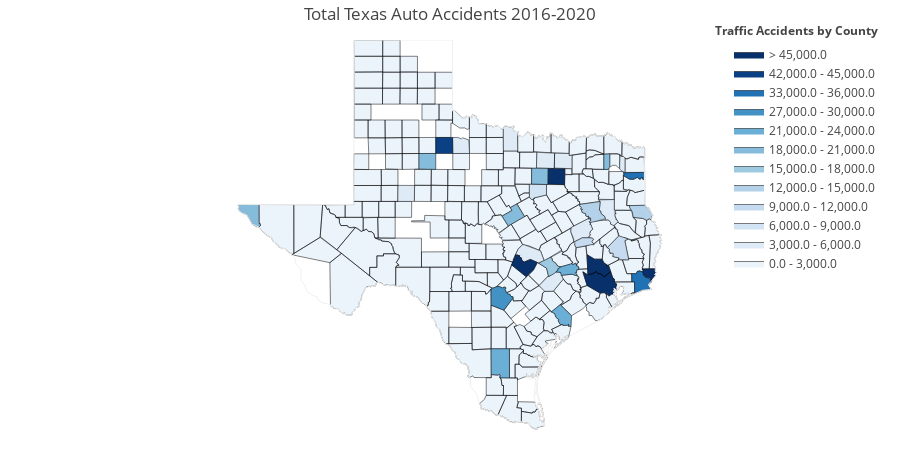

Source (notebook cell):
### Code cell
values = fipsvaluecounts_df['Counts'].tolist()
fips = fipsvaluecounts_df['Fips'].tolist()

colorscale = ["#f7fbff", "#ebf3fb", "#deebf7", "#d2e3f3", "#c6dbef", "#b3d2e9", "#9ecae1",
    "#85bcdb", "#6baed6", "#57a0ce", "#4292c6", "#3082be", "#2171b5", "#1361a9",
    "#08519c", "#0b4083", "#08306b"]

endpts = list(np.linspace(0, 45000, len(colorscale) - 1))


fig = ff.create_choropleth(
    fips=fips, values=values, scope=['TX'],
    binning_endpoints=endpts, colorscale=colorscale,    
    county_outline={'color': 'rgb(0,0,0)', 'width': 0.5}, round_legend_values=False,
    legend_title='Traffic Accidents by County', title='Total Texas Auto Accidents 2016-2020'
)
fig.layout.template = None

fig.show()
#image_bytes=fig.to_image(format='png')
fig.write_image("data/txchoroplethmap.svg")

images_bytes=txchoroplethmap.to_image(format='png')
